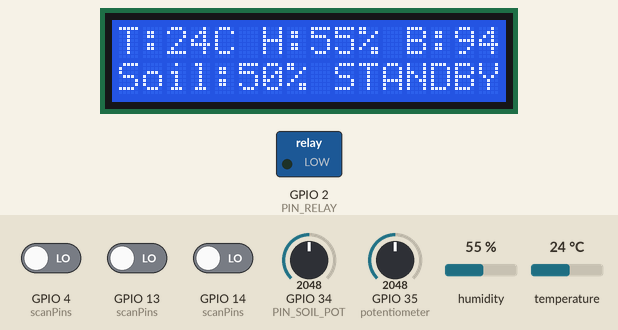
Recording of a program running on a simulated ESP32. Parts: 16×2 character LCD, switched loads named in the program (green lamp = pin HIGH). Inputs (shaded band) come from the test bench; at power-on: GPIO 34 (PIN_SOIL_POT) = 2048, GPIO 35 (potentiometer) = 2048, temperature 24 °C, humidity 55 %, GPIO 4 (scanPins) LOW, GPIO 13 (scanPins) LOW, GPIO 14 (scanPins) LOW. WiFi joins after 1.5 s; servers stay silent unless stated; uploads are accepted with an empty reply; what the program prints to the serial monitor is not drawn.

Above: at 3.5 s.
3.6 s: GPIO 34 (PIN_SOIL_POT) set to 1984
At 6.5 s:
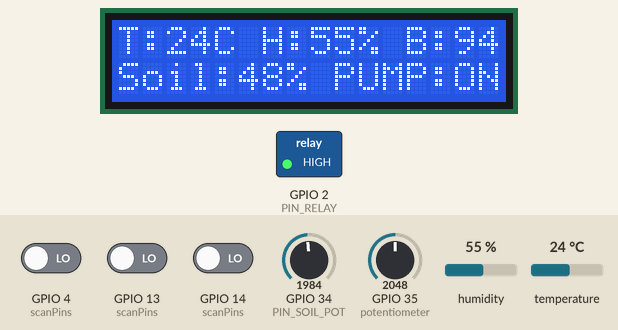
6.9 s: GPIO 35 (potentiometer) set to 2772
9.6 s: GPIO 35 (potentiometer) set to 2864
At 12.2 s:
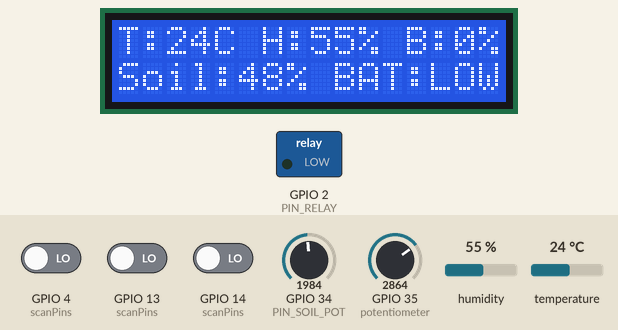
12.9 s: temperature set to 9 °C
At 15.6 s:
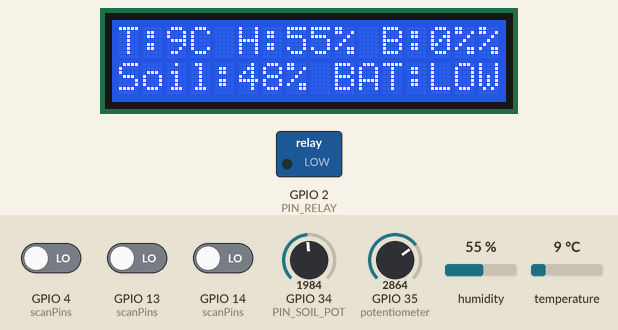
15.9 s: GPIO 35 (potentiometer) set to 1228
At 18.0 s:
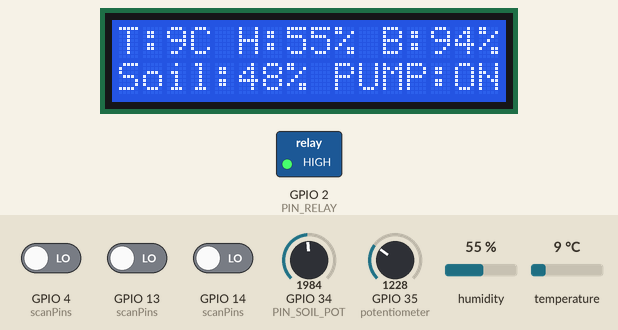
18.9 s: humidity set to 58 %
At 21.5 s:
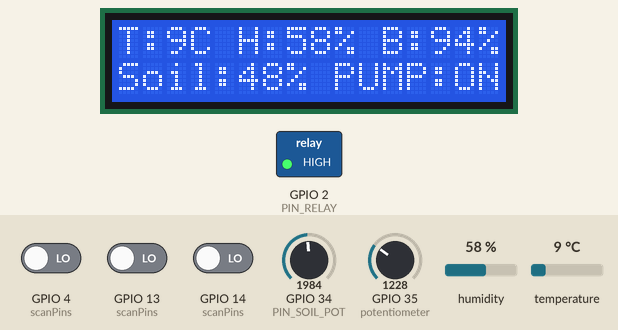
21.9 s: humidity set to 61 %
At 23.8 s:
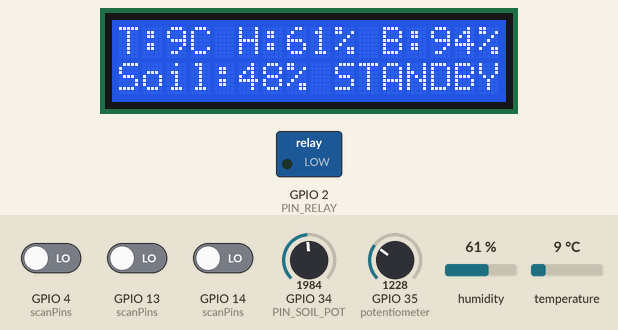
Timing chart, 0 to 25.3 s (numbered marks = the images above; inputs shaded):
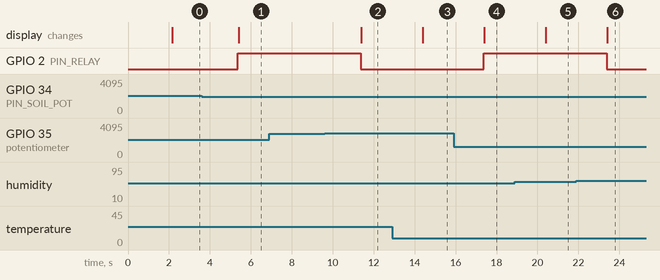

The program:

main.cpp
```cpp
// 1. Kredensial Blynk (WAJIB paling atas sebelum include Blynk)
#define BLYNK_TEMPLATE_ID "TMPLxxxxxx"
#define BLYNK_TEMPLATE_NAME "Smart Irrigation"
#define BLYNK_AUTH_TOKEN "Masukan_Token_Blynk_Anda"

#include "DHT.h"
#include <Arduino.h>
#include <BlynkSimpleEsp32.h>
#include <HTTPClient.h>
#include <LiquidCrystal_I2C.h>
#include <WiFi.h>
#include <WiFiClient.h>
#include <WiFiClientSecure.h>
#include <Wire.h>

// Inisialisasi LCD I2C di alamat 0x27 (16 kolom x 2 baris)
LiquidCrystal_I2C lcd(0x27, 16, 2);

// Wi-Fi Virtual khusus Wokwi (tidak perlu diubah)
char auth[] = BLYNK_AUTH_TOKEN;
char ssid[] = "indosus";
char pass[] = "12344321";

// URL Gateway Web Dashboard Vercel Cloud (Serverless API)
const char *nodeServerUrl =
    "https://smart-agritech-iot.vercel.app/api/telemetry";

#define PIN_SOIL_POT 34
#define PIN_BATTERY_POT                                                        \
  35 // Pin ADC untuk monitoring tegangan baterai/solar via voltage divider
#define PIN_RELAY 2
int activeDhtPin = 15;
DHT dht(activeDhtPin, DHT22);
const int scanPins[] = {15, 13, 14, 4, 27, 16, 17, 5, 18, 19, 23, 12};
const int numScanPins = sizeof(scanPins) / sizeof(scanPins[0]);
BlynkTimer timer;

// Ambang Batas Prioritas Kelembapan Tanah, Udara, Suhu & Baterai (Dapat dikonfigurasi via Web)
int soilSafeLimit = 50;        // Batas Aman: Jika tanah >= 50%, pompa WAJIB MATI
int soilCriticalLimit = 35;    // Batas Kritis: Jika tanah < 35%, wajib siram
float airHumDryLimit = 60.0;   // Udara kering jika RH < 60%
float tempMaxLimit = 31.0;     // Batas Suhu Panas jika Suhu >= 31°C
const int BATTERY_CUTOFF_LIMIT =
    15; // Batas Kritis Baterai (< 15% kunci pompa agar aki awet)

bool isBlynkActive = false;
bool manualOverrideActive = false;
bool manualPumpTarget = false;
bool hasLcd = false;

void processIrrigationLogic() {
  // 1. Baca data sensor lingkungan
  const int pinsToTry[] = {15, 13, 4, 14, 27, 23, 18, 19};
  float airHumidity = dht.readHumidity(true);
  float airTemp = dht.readTemperature(false, true);

  if (isnan(airHumidity) || isnan(airTemp)) {
    for (size_t i = 0; i < sizeof(pinsToTry) / sizeof(pinsToTry[0]); i++) {
      int p = pinsToTry[i];
      // 1. Coba protokol DHT22 (Sensor Putih)
      DHT tryDht22(p, DHT22);
      tryDht22.begin();
      float h = tryDht22.readHumidity(true);
      float t = tryDht22.readTemperature(false, true);
      if (!isnan(h) && !isnan(t)) {
        activeDhtPin = p;
        dht = tryDht22;
        airHumidity = h;
        airTemp = t;
        Serial.printf("[BERHASIL!] Sensor DHT22 (Putih) ditemukan normal di "
                      "pin GPIO %d (D%d)!\n",
                      p, p);
        break;
      }
      // 2. Coba protokol DHT11 (Sensor Biru)
      DHT tryDht11(p, DHT11);
      tryDht11.begin();
      h = tryDht11.readHumidity(true);
      t = tryDht11.readTemperature(false, true);
      if (!isnan(h) && !isnan(t)) {
        activeDhtPin = p;
        dht = tryDht11;
        airHumidity = h;
        airTemp = t;
        Serial.printf("[BERHASIL!] Sensor DHT11 (Biru) ditemukan normal di pin "
                      "GPIO %d (D%d)!\n",
                      p, p);
        break;
      }
    }
  }

  // Baca level digital pin-pin kandidat tanpa pull-up
  pinMode(15, INPUT);
  pinMode(13, INPUT);
  pinMode(4, INPUT);
  pinMode(14, INPUT);
  int v15 = digitalRead(15);
  int v13 = digitalRead(13);
  int v4 = digitalRead(4);
  int v14 = digitalRead(14);

  // 2. Baca Potensiometer Tanah & Baterai Surya (ADC ESP32: 0 - 4095)
  int rawSoil = analogRead(PIN_SOIL_POT);
  int soilMoisture = map(rawSoil, 0, 4095, 0, 100);

  int rawBattery = analogRead(PIN_BATTERY_POT);
  // Kalibrasi tegangan baterai aki 12V (rentang 10.0V - 14.5V)
  // Pembagi tegangan R1=30k & R2=7.5k memetakan tegangan 0-14.8V ke 0-3.3V ADC
  // ESP32
  float batteryVoltage = (rawBattery / 4095.0) * 14.5;
  if (batteryVoltage < 10.0)
    batteryVoltage =
        12.6; // Fallback jika belum memasang sensor tegangan baterai/solar aki
  int batteryPercent =
      constrain((int)((batteryVoltage - 11.0) / (12.7 - 11.0) * 100.0), 0, 100);

  bool dhtOk = (!isnan(airHumidity) && !isnan(airTemp));
  if (!dhtOk) {
    Serial.printf("[DIAGNOSTIK] DHT22 belum terbaca. Level sinyal -> D15: %d | "
                  "D13: %d | D4: %d | D14: %d\n",
                  v15, v13, v4, v14);
    airHumidity = 0;
    airTemp = 0;
  }

  // 3. Kirim data ke Pin Virtual Blynk (jika terhubung)
  if (isBlynkActive) {
    Blynk.virtualWrite(V0, soilMoisture);   // Gauge Tanah
    Blynk.virtualWrite(V1, airTemp);        // Nilai Suhu
    Blynk.virtualWrite(V2, airHumidity);    // Gauge RH Udara
    Blynk.virtualWrite(V4, batteryPercent); // Level Baterai (%)
  }

  // 4. Evaluasi Logika Pompa (PRIORITAS: OVERRIDE MANUAL & SAFETY BATERAI)
  bool triggerPump = false;

  if (manualOverrideActive) {
    // Mode Manual: Ikuti target dari web/server
    triggerPump = manualPumpTarget;
  } else {
    // Mode Otomatis: Prioritas kelembapan tanah, udara, dan suhu
    if (soilMoisture < soilSafeLimit) {
      if (soilMoisture < soilCriticalLimit) {
        // Kondisi A: Tanah sangat kering kritis (< soilCriticalLimit), langsung siram
        triggerPump = true;
      } else if (airHumidity < airHumDryLimit) {
        // Kondisi B: Tanah mulai kering (< soilSafeLimit) DAN udara juga kering (< airHumDryLimit)
        triggerPump = true;
      } else if (airTemp >= tempMaxLimit) {
        // Kondisi C: Suhu lingkungan melampaui batas panas (>= tempMaxLimit)
        triggerPump = true;
      }
    }
  }

  // Proteksi Deep Discharge Aki: Kunci pompa jika baterai < 15%
  bool lowBatteryCutoff = (batteryPercent < BATTERY_CUTOFF_LIMIT);
  if (lowBatteryCutoff) {
    triggerPump = false;
  }

  // 5. Eksekusi Aktuator Pompa (Relay)
  if (triggerPump) {
    digitalWrite(PIN_RELAY, HIGH); // Pompa MENYALA
    if (isBlynkActive)
      Blynk.virtualWrite(V3, 255);
  } else {
    digitalWrite(PIN_RELAY, LOW); // Pompa MATI
    if (isBlynkActive)
      Blynk.virtualWrite(V3, 0);
  }

  // 6. Tampilkan ke Layar LCD 16x2 (Jika terpasang)
  if (hasLcd) {
    char bufferLine1[17];
    if (dhtOk) {
      snprintf(bufferLine1, sizeof(bufferLine1), "T:%.0fC H:%.0f%% B:%d%%",
               airTemp, airHumidity, batteryPercent);
    } else {
      snprintf(bufferLine1, sizeof(bufferLine1), "DHT Err! B:%d%%",
               batteryPercent);
    }
    lcd.setCursor(0, 0);
    lcd.print(bufferLine1);

    char bufferLine2[17];
    const char *statusStr =
        lowBatteryCutoff
            ? "BAT:LOW "
            : (triggerPump ? "PUMP:ON "
                           : (manualOverrideActive ? "MANUAL  " : "STANDBY "));
    snprintf(bufferLine2, sizeof(bufferLine2), "Soil:%2d%% %-9s", soilMoisture,
             statusStr);
    lcd.setCursor(0, 1);
    lcd.print(bufferLine2);
  }

  // 7. Kirim Telemetry ke Server Web Vercel Cloud via HTTPS
  if (WiFi.status() == WL_CONNECTED) {
    WiFiClientSecure secureClient;
    secureClient.setInsecure(); // Mengabaikan verifikasi CA SSL agar hemat
                                // memori & cepat
    HTTPClient http;
    http.begin(secureClient, nodeServerUrl);
    http.setTimeout(3500); // 3.5s timeout untuk internet cloud
    http.addHeader("Content-Type", "application/json");

    String json = "{\"soilMoisture\":" + String(soilMoisture) +
                  ",\"airTemp\":" + String(airTemp, 1) +
                  ",\"airHumidity\":" + String(airHumidity, 1) +
                  ",\"pumpStatus\":" + String(triggerPump ? 1 : 0) +
                  ",\"batteryVoltage\":" + String(batteryVoltage, 2) +
                  ",\"batteryPercent\":" + String(batteryPercent) + "}";

    int code = http.POST(json);
    if (code > 0) {
      // Server membalas instruksi jika ada override manual dari web
      String resp = http.getString();
      if (resp.indexOf("\"mode\":\"manual\"") > 0) {
        manualOverrideActive = true;
        if (resp.indexOf("\"pumpTarget\":true") > 0) {
          manualPumpTarget = true;
          digitalWrite(PIN_RELAY, HIGH);
        } else {
          manualPumpTarget = false;
          digitalWrite(PIN_RELAY, LOW);
        }
      } else if (resp.indexOf("\"mode\":\"auto\"") > 0) {
        manualOverrideActive = false;
      }

      // Sinkronisasi ambang batas dinamis dari Web jika tersedia
      int idxSafe = resp.indexOf("\"soilSafeLimit\":");
      if (idxSafe > 0) {
        soilSafeLimit = resp.substring(idxSafe + 16).toInt();
      }
      int idxCrit = resp.indexOf("\"soilCriticalLimit\":");
      if (idxCrit > 0) {
        soilCriticalLimit = resp.substring(idxCrit + 20).toInt();
      }
      int idxHum = resp.indexOf("\"airHumDryLimit\":");
      if (idxHum > 0) {
        airHumDryLimit = resp.substring(idxHum + 17).toFloat();
      }
      int idxTemp = resp.indexOf("\"tempMaxLimit\":");
      if (idxTemp > 0) {
        tempMaxLimit = resp.substring(idxTemp + 15).toFloat();
      }
      Serial.printf("[CLOUD] Berhasil kirim ke Vercel! (HTTP %d)\n", code);
    } else {
      Serial.printf("[CLOUD] Gagal kirim ke Vercel: %s (Err %d)\n",
                    http.errorToString(code).c_str(), code);
    }
    http.end();
  }

  // Logging ke Serial Monitor
  Serial.printf(
      "Tanah: %d%% (Raw ADC: %d) | RH: %.1f%% | Suhu: %.1f°C | Baterai: %.2fV "
      "(%d%%) | Pompa: %s | Mode: %s%s\n",
      soilMoisture, rawSoil, airHumidity, airTemp, batteryVoltage,
      batteryPercent, triggerPump ? "MENYIRAM (ON)" : "MATI (OFF)",
      manualOverrideActive ? (manualPumpTarget ? "MANUAL-ON" : "MANUAL-OFF")
                           : "AUTO",
      lowBatteryCutoff ? " [LOW BATTERY LOCK]" : "");
}

void setup() {
  Serial.begin(115200);
  pinMode(PIN_RELAY, OUTPUT);
  digitalWrite(PIN_RELAY, LOW);

  // Inisialisasi Layar LCD
  Wire.begin(21, 22);
  Wire.beginTransmission(0x27);
  if (Wire.endTransmission() == 0) {
    hasLcd = true;
    lcd.init();
    lcd.backlight();
    lcd.clear();
    lcd.setCursor(0, 0);
    lcd.print("Smart Hydroponic");
    lcd.setCursor(0, 1);
    lcd.print("System Starting.");
    Serial.println("[INFO] Modul LCD I2C terdeteksi dan aktif!");
  } else {
    Serial.println("[INFO] Modul LCD I2C tidak terdeteksi di alamat 0x27.");
  }

  dht.begin();

  // Cek koneksi Blynk atau Wi-Fi langsung
  if (String(auth) != "Masukan_Token_Blynk_Anda" &&
      String(auth).length() > 10) {
    Serial.println("[INFO] Menghubungkan ke Blynk...");
    Blynk.begin(auth, ssid, pass);
    isBlynkActive = true;
  } else {
    Serial.printf("[INFO] Menghubungkan ke Wi-Fi '%s' ...\n", ssid);
    WiFi.mode(WIFI_STA);
    WiFi.begin(ssid, pass);
    int attempts = 0;
    while (WiFi.status() != WL_CONNECTED && attempts < 25) {
      delay(500);
      Serial.print(".");
      attempts++;
    }
    if (WiFi.status() == WL_CONNECTED) {
      Serial.println("\n[INFO] Wi-Fi Berhasil Terhubung!");
      Serial.printf("[INFO] IP ESP32: %s\n", WiFi.localIP().toString().c_str());
      Serial.printf("[INFO] Mengirim data ke Dashboard: %s\n", nodeServerUrl);
    } else {
      Serial.println("\n[WARN] Belum berhasil terhubung ke Wi-Fi. Cek kembali "
                     "SSID & Password.");
    }
  }

  if (hasLcd) {
    delay(500);
    lcd.clear();
  }

  // Tampilkan data pertama kali secara langsung ke LCD & Dashboard
  processIrrigationLogic();

  // Evaluasi logika sensor dan kirim data setiap 3 detik (sesuai spesifikasi
  // DHT22)
  timer.setInterval(3000L, processIrrigationLogic);
}

void loop() {
  if (isBlynkActive) {
    Blynk.run();
  }
  timer.run();
}
```

Measured:
- the behaviour switches between 2048 and 2047 on GPIO 34 (PIN_SOIL_POT) (found by bisection; images 0 and 1)
- the behaviour switches between 2824 and 2825 on GPIO 35 (potentiometer) (found by bisection; images 1 and 2)
- the behaviour switches between 59 and 60 % on humidity (found by bisection; images 5 and 6)
- after the input at 3.6 s, GPIO 2 (PIN_RELAY): LOW → HIGH after 1.8 s; the display: changes after 1.8 s (image 1)
- after the input at 6.9 s, every drawn part: stays the same
- after the input at 9.6 s, GPIO 2 (PIN_RELAY): HIGH → LOW after 1.8 s; the display: changes after 1.8 s (image 2)
- after the input at 12.9 s, the display: changes after 1.5 s (image 3)
- after the input at 15.9 s, GPIO 2 (PIN_RELAY): LOW → HIGH after 1.5 s; the display: changes after 1.5 s (image 4)
- after the input at 18.9 s, the display: changes after 1.5 s (image 5)
- after the input at 21.9 s, GPIO 2 (PIN_RELAY): HIGH → LOW after 1.5 s; the display: changes after 1.5 s (image 6)
